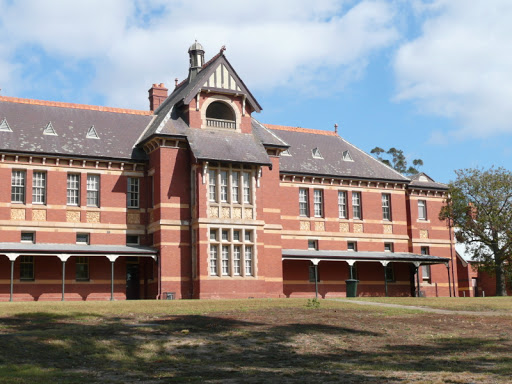
#> input picture Demo_2.png, 512 x 384 px
$ python Try_SIFT.py
#> lines starting #> are read from the running program, lines starting #| are printed output that depends on the picture
import cv2
import numpy as np

img = cv2.imread("Demo_2.png", cv2.IMREAD_GRAYSCALE)
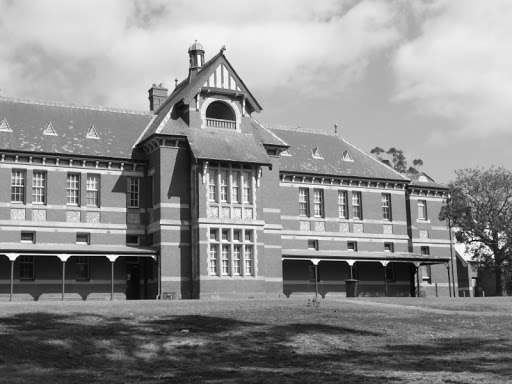
#> img: shape (384, 512); min 0, max 255, mean 141.5

sift = cv2.xfeatures2d.SIFT_create()

#kp = sift.detect(img, None)

keypoints, descriptors = sift.detectAndCompute(img, None)
#> keypoints = 1647 keypoints; strongest (x, y, size): (351, 262, 3.9), (112, 258, 4.7), (64, 257, 5.1), (12, 257, 5.1)

img = cv2.drawKeypoints(img, keypoints, None)
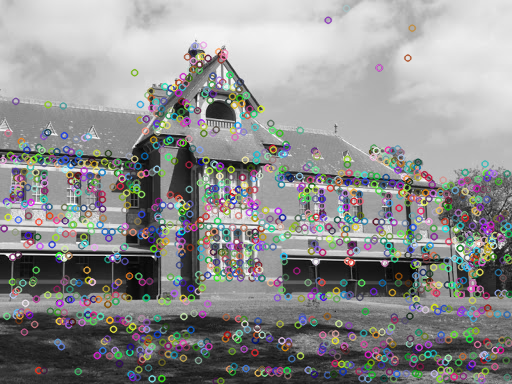
#> img: shape (384, 512, 3); mean of channels 0, 1, 2 142.4, 142.8, 142.6; drawn as B, G, R


cv2.imshow("Image", img)
cv2.waitKey(0)
cv2.destroyAllWindows()
